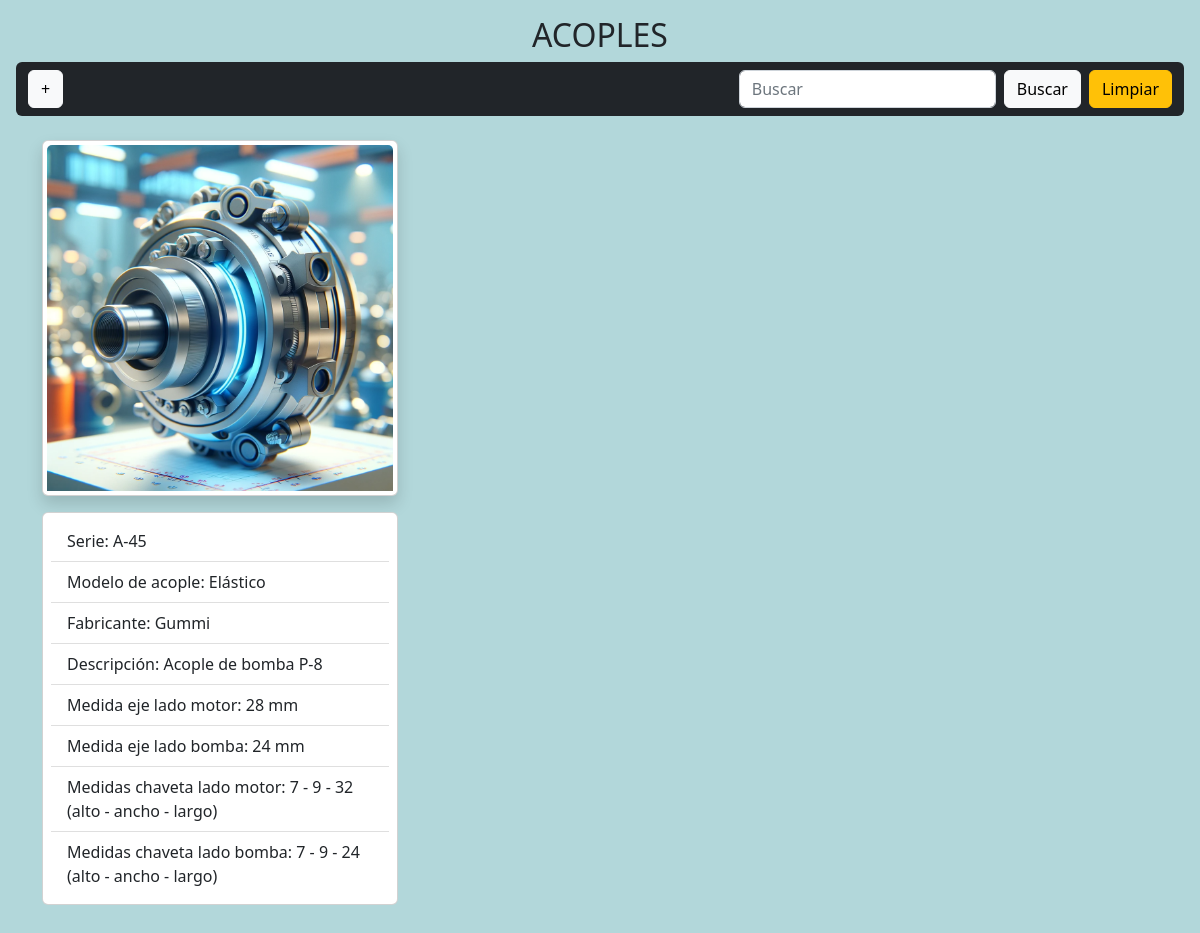
Screenshot of /coupling/coupling/ with the database file from the repository.
### couplings/models.py (models this page shows, shortened)
class Coupling(models.Model):
    pump = models.ForeignKey(Pumps, on_delete=models.CASCADE)
    motor = models.ForeignKey(Motor, on_delete=models.CASCADE)
    brand = models.CharField(max_length=100, blank=True)
    semi_elastic = 'Semi-Elástico'
    elastic = 'Elástico'
    coupling_type = (
        (semi_elastic, 'Semi-Elástico'),
        (elastic, 'Elástico'),
    )
    types = models.CharField(
        max_length=100, choices=coupling_type, default='Elástico', blank=True
    )
    series = models.CharField(max_length=100, blank=True)
    pump_shaft_measurement = models.PositiveIntegerField(
        blank=True, null=True, help_text="medida eje lado bomba (mm)"
    )
    engine_shaft_measurement = models.PositiveIntegerField(
        blank=True, null=True, help_text="medida eje lado motor (mm)"
    )
    high_pump_key_size = models.PositiveIntegerField(
        blank=True, null=True, help_text="chaveta medida alto (mm)"
    )
    width_pump_key_size = models.PositiveIntegerField(
        blank=True, null=True, help_text="chaveta medida ancho (mm)"
    )
    long_pump_key_size = models.PositiveIntegerField(
        blank=True, null=True, help_text="chaveta medida largo (mm)"
    )
    high_motor_key_size = models.PositiveIntegerField(
        blank=True, null=True, help_text="chaveta medida alto (mm)"
    )
    width_motor_key_size = models.PositiveIntegerField(
        blank=True, null=True, help_text="chaveta medida ancho (mm)"
    )
    long_motor_key_size = models.PositiveIntegerField(
        blank=True, null=True, help_text="chaveta medida largo (mm)"
    )
    description = models.TextField(blank=True, null=True)
    image = models.ImageField(
        default='acoples/default/mechanical_coupling.png',
        upload_to='acoples/',
        verbose_name='Imagen de acolple',
        blank=True
    )
    def coupling_type(self):
        if self.types == 'Elástico':
            return format_html(
                '<span style="color: #f00;">{}</span>', self.types
            )
        elif self.types == 'Semi-Elástico':
            return format_html(
                '<span style="color: #f0f;">{}</span>', self.types
            )
    class Meta:
        verbose_name = 'Acople'
        verbose_name_plural = 'Acoples'

### couplings/views.py (the view)
# urls.py: path('coupling/', views.coupling, name='coupling'),
def coupling(request):
    coupling_list = Coupling.objects.all()
    context = {'title': 'Acoples', 'coupling_list': coupling_list}
    return render(request, 'couplings/coupling.html', context)

### templates/couplings/coupling.html (shortened to what this page needs)
{% extends 'base.html' %}
{% block content %}
{% include 'nav.html' %}
<section class="mt-4 mb-4">
    <div class="container">
        <div class="row">
            {% for coupling in coupling_list %}
                <div class="col-12 col-md-6 col-lg-4 mb-3">
                    <div class="card shadow p-1" style="width: 100%;">
                        <img src="{{ coupling.image.url }}" class="card-img-top" alt="{{ coupling.image.url }}" style="cursor: pointer;" data-bs-toggle="modal" data-bs-target="#imagenModal">
                    </div>
                    <div class="card mt-3" style="width: 100%;">
                        <ul class="list-group list-group-flush m-2">
                            <li class="list-group-item">Serie: {{ coupling.series }}</li>
                            <li class="list-group-item">Modelo de acople: {{ coupling.types }}</li>
                            <li class="list-group-item">Fabricante: {{ coupling.brand }}</li>
                            <li class="list-group-item">Descripción: {{ coupling.description }}</li>
                            <li class="list-group-item">Medida eje lado motor: {{ coupling.engine_shaft_measurement }} mm</li>
                            <li class="list-group-item">Medida eje lado bomba: {{ coupling.pump_shaft_measurement }} mm</li>
                            <li class="list-group-item">Medidas chaveta lado motor: {{ coupling.high_motor_key_size }} - {{ coupling.width_motor_key_size }} - {{ coupling.long_motor_key_size }} (alto - ancho - largo)</li>
                            <li class="list-group-item">Medidas chaveta lado bomba: {{ coupling.high_pump_key_size }} - {{ coupling.width_pump_key_size }} - {{ coupling.long_pump_key_size }} (alto - ancho - largo)</li>
                        </ul>
                    </div>
                </div>
            {% endfor %}
        </div>
    </div>
</section>
{% endblock %}

### rows the page displays
Coupling: image (picture), series "A-45", types "Elástico", brand "Gummi", description "Acople de bomba P-8", engine_shaft_measurement "28", pump_shaft_measurement "24", high_motor_key_size "7", width_motor_key_size "9", long_motor_key_size "32", high_pump_key_size "7", width_pump_key_size "9", long_pump_key_size "24"

### other values shown
{{ title }} "ACOPLES"
